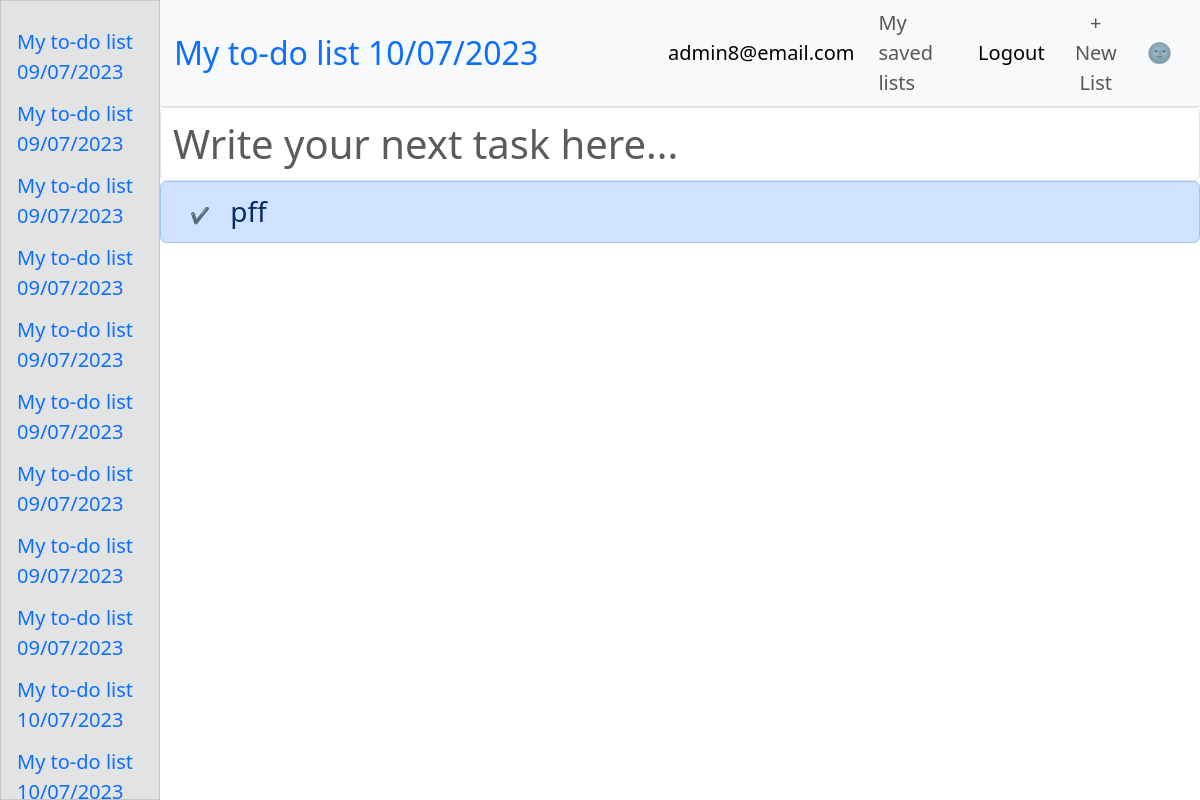
Screenshot of /86 (signed in) with the database file from the repository.
### main.py (models this page shows)
class TodoList(db.Model):
    __tablename__ = "lists"
    id = db.Column(db.Integer, primary_key=True)
    list_name = db.Column(db.String(100))
    user_id = db.Column(db.Integer, db.ForeignKey("users.id"))
    user = relationship("User", back_populates="all_lists")
    tasks = relationship("Todo", back_populates="parent_list")

class User(UserMixin, db.Model):
    __tablename__ = "users"
    id = db.Column(db.Integer, primary_key=True)
    email = db.Column(db.String(100), unique=True)
    password = db.Column(db.String(100))
    name = db.Column(db.String(100))
    all_lists = relationship("TodoList", back_populates="user")
    tasks = relationship("Todo", back_populates="user")

class Todo(db.Model):
    __tablename__ = "todo_tasks"
    id = db.Column(db.Integer, primary_key=True)
    list_id = db.Column(db.Integer, db.ForeignKey("lists.id"))
    user_id = db.Column(db.Integer, db.ForeignKey("users.id"))
    parent_list = relationship("TodoList", back_populates="tasks")
    user = relationship("User", back_populates="tasks")
    task = db.Column(db.String(200))
    starred = db.Column(db.Boolean)
    complete = db.Column(db.Boolean)

### main.py (the view)
@app.route("/<int:list_id>")
def show_list(list_id):
    global is_dark, list_name
    list_to_show = db.get_or_404(TodoList, list_id)
    todos = db.session.execute(db.select(Todo).filter_by(list_id=list_id)).scalars()
    return render_template("list.html", todo_list=todos.all(),
                           is_dark=is_dark,
                           list_id=list_id,
                           list_name=list_to_show.list_name,
                           current_user=current_user,
                           path=get_path()
                           )

### main.py (called while the page is built)
@login_manager.user_loader
def load_user(user_id):
    return db.session.execute(db.select(User).filter_by(id=int(user_id))).scalar()

def get_path():
    return request.full_path

### templates/list.html (shortened to what this page needs)
<!doctype html>
{% if is_dark: %}
<html lang="en" data-bs-theme="dark">
{% else %}
<html lang="en">
{% endif %}
<head>
        <link href="https://cdn.jsdelivr.net/npm/bootstrap@5.3.0-alpha3/dist/css/bootstrap.min.css" rel="stylesheet">
    <link rel="stylesheet" href="{{url_for('static', filename='styles.css')}}" />
</head>
<body>
{% if current_user.is_authenticated: %}
    <nav class="navbar navbarr navbar-expand-lg bg-body-tertiary mb-0 border-bottom">
        {% else %}
         <nav class="navbar navbar-expand-lg bg-body-tertiary mb-0 border-bottom">
             {% endif %}
  <div class="container-fluid">
      <form method="post" action="/change_list_name">
    <input type="text" class="navbar-brand fs-2 list-name border border-0 bg-body-tertiary"
           title="Click and hit enter to change list name" placeholder="{{list_name}}"
           autocomplete="off" name="list-name-input">
          </form>
<div class="collapse navbar-collapse" id="navbarSupportedContent">
      <ul class="navbar-nav ms-auto align-items-center">
          <li class="nav-item me-2">
        {% if not current_user.is_authenticated: %}
      <a class="btn btn-lg btn-outline-info" href="/save_list/{{list_id}}">Save this list</a>
          </li>
        <li class="nav-item me-2">
          <a class="nav-link active fs-5 login-link" aria-current="page" href="/save_list/{{list_id}}">Log in</a>
              </li>
              {% else: %}
             <li class="nav-item me-2">
          <a class="nav-link active fs-5" aria-current="page" href="/account" title="Click for account settings">
              {{current_user.email}}
              </a>
        </li>
          <li class="nav-item me-2">
          <a class="nav-link fs-5" aria-current="page" href="/">My saved lists</a>
        </li>
        <li class="nav-item me-2">
              <a class="nav-link active fs-5 login-link" aria-current="page" href="/logout">Logout</a>
                {% endif %}
        </li>
        <li class="nav-item me-2">
        {% if current_user.is_authenticated: %}
             <a class="text-decoration-none" href="/new"><button type="button" class="nav-link fs-5 add-new-list btn" data-bs-toggle="modal" data-bs-target="#exampleModal">
  + New List
</button>
                 </a>
            {% endif %}
        </li>
          <li class="nav-item me-2">
           {% if is_dark: %}
          <a class="nav-link fs-5 add-new-list" href="/dark/{{path}}" title="Turn light mode">🌝</a>
            {% else %}
            <a class="nav-link fs-5 add-new-list" href="/dark/{{path}}" title="Turn dark mode">🌚</a>
            {% endif %}
        </li>
      </ul>
    </div>
  </div>
</nav>
{% if current_user.is_authenticated: %}
    <div class="sidenav text-secondary-emphasis bg-secondary-subtle border border-secondary-subtle">
{% for list in current_user.all_lists %}
  <a class="" href="{{url_for('show_list', list_id=list.id)}}">{{list.list_name}}</a>
{% endfor %}
</div>
    {% endif %}
        {% if current_user.is_authenticated: %}
    <div class="main">
        {% else %}
        <div>
            {% endif %}
<form method="POST" action="/add">
  <div class="mb-0">
    <input name="task" placeholder="Write your next task here..."  class="form-control fs-1 new-task" autofocus>
  </div>
</form>
    <ul class="list-group fs-3">
    {% for todo in todo_list %}
    {% if not todo.complete and not todo.starred: %}
    <li class="list-group-item list-group-item-primary">
      <a class="btn" href="/update/{{todo.id}}">✔</a>
    <p class="fs-3">{{todo.task}}</p>
  </li>
        {% endif %}
{% endfor %}
 </ul>
</body>
</html>

### static/styles.css (style rules this page uses)
html, body { height: 100%; }
p { display: inline; }
.list-name { color: #0d6efd; }
.list-name::placeholder { color: #0d6efd; opacity: 1; }
.sidenav { height: 100%; width: 160px; position: fixed; z-index: 1; top: 0; left: 0; overflow-x: hidden; padding-top: 20px; }
.sidenav a { padding: 6px 8px 6px 16px; text-decoration: none; font-size: 20px; display: block; }
.main, .navbarr { margin-left: 160px; padding: 0px; }

### rows the page displays
TodoList: list-name-input "My to-do list 10/07/2023", list_name "My to-do list 10/07/2023"
User: email "admin8@email.com"
TodoList: list_name "My to-do list 09/07/2023"
TodoList: list_name "My to-do list 09/07/2023"
TodoList: list_name "My to-do list 09/07/2023"
TodoList: list_name "My to-do list 09/07/2023"
TodoList: list_name "My to-do list 09/07/2023"
TodoList: list_name "My to-do list 09/07/2023"
TodoList: list_name "My to-do list 09/07/2023"
TodoList: list_name "My to-do list 09/07/2023"
TodoList: list_name "My to-do list 09/07/2023"
Todo: task "pff"
